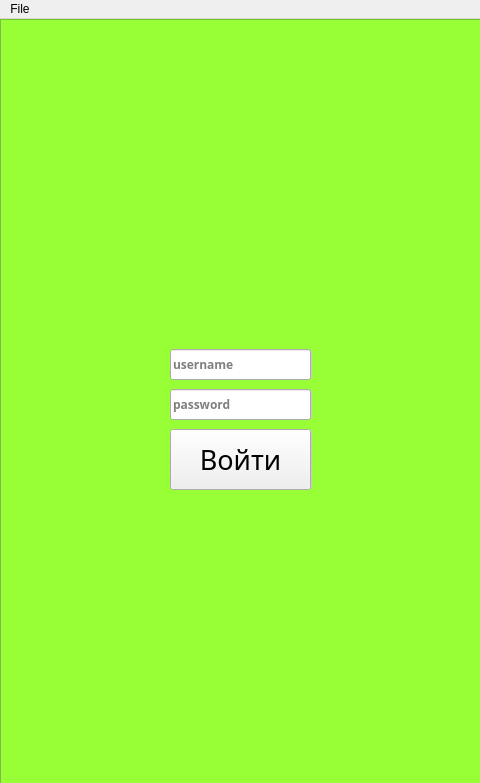
<?xml version="1.0" encoding="UTF-8"?>
<ui version="4.0">
 <class>MainWindow</class>
 <widget class="QMainWindow" name="MainWindow">
  <property name="geometry">
   <rect>
    <x>0</x>
    <y>0</y>
    <width>480</width>
    <height>783</height>
   </rect>
  </property>
  <property name="windowTitle">
   <string>Minigram</string>
  </property>
  <widget class="QWidget" name="centralwidget">
   <widget class="QPushButton" name="pushButton">
    <property name="geometry">
     <rect>
      <x>370</x>
      <y>600</y>
      <width>101</width>
      <height>131</height>
     </rect>
    </property>
    <property name="font">
     <font>
      <family>Terminal</family>
      <weight>75</weight>
      <bold>true</bold>
     </font>
    </property>
    <property name="styleSheet">
     <string notr="true">QPushButton{
  	text-align: center;
}
QPushButton:hover{
   background-color:silver;
}
QPushButton:pressed{
    background-color:gray;
}</string>
    </property>
    <property name="text">
     <string>Send</string>
    </property>
   </widget>
   <widget class="QLabel" name="label">
    <property name="geometry">
     <rect>
      <x>20</x>
      <y>-10</y>
      <width>461</width>
      <height>51</height>
     </rect>
    </property>
    <property name="font">
     <font>
      <family>Terminal</family>
      <pointsize>12</pointsize>
      <weight>75</weight>
      <italic>false</italic>
      <bold>true</bold>
     </font>
    </property>
    <property name="layoutDirection">
     <enum>Qt::LeftToRight</enum>
    </property>
    <property name="text">
     <string>Minigram Messenger</string>
    </property>
    <property name="textFormat">
     <enum>Qt::RichText</enum>
    </property>
    <property name="alignment">
     <set>Qt::AlignCenter</set>
    </property>
   </widget>
   <widget class="QTextBrowser" name="textBrowser">
    <property name="geometry">
     <rect>
      <x>0</x>
      <y>30</y>
      <width>481</width>
      <height>561</height>
     </rect>
    </property>
    <property name="font">
     <font>
      <family>Microsoft YaHei</family>
     </font>
    </property>
    <property name="styleSheet">
     <string notr="true">QTextBrowser{
background-color:rgb(255, 255, 255);
}
</string>
    </property>
   </widget>
   <widget class="QLineEdit" name="lineEdit">
    <property name="geometry">
     <rect>
      <x>170</x>
      <y>330</y>
      <width>141</width>
      <height>31</height>
     </rect>
    </property>
    <property name="font">
     <font>
      <family>Microsoft YaHei</family>
      <weight>75</weight>
      <bold>true</bold>
     </font>
    </property>
    <property name="styleSheet">
     <string notr="true">QGraphicsView{
background-img:&quot;Morelia_Logo_02-03.jpg&quot;;
}</string>
    </property>
    <property name="placeholderText">
     <string>username</string>
    </property>
   </widget>
   <widget class="QLineEdit" name="lineEdit_2">
    <property name="geometry">
     <rect>
      <x>170</x>
      <y>370</y>
      <width>141</width>
      <height>31</height>
     </rect>
    </property>
    <property name="font">
     <font>
      <family>Microsoft YaHei</family>
      <weight>75</weight>
      <bold>true</bold>
     </font>
    </property>
    <property name="styleSheet">
     <string notr="true"/>
    </property>
    <property name="echoMode">
     <enum>QLineEdit::Password</enum>
    </property>
    <property name="placeholderText">
     <string>password</string>
    </property>
   </widget>
   <widget class="QTextEdit" name="textEdit">
    <property name="geometry">
     <rect>
      <x>10</x>
      <y>600</y>
      <width>351</width>
      <height>131</height>
     </rect>
    </property>
    <property name="font">
     <font>
      <family>Microsoft YaHei</family>
      <pointsize>8</pointsize>
      <italic>false</italic>
     </font>
    </property>
    <property name="placeholderText">
     <string>write your message...</string>
    </property>
   </widget>
   <widget class="QLineEdit" name="lineEdit_3">
    <property name="geometry">
     <rect>
      <x>10</x>
      <y>740</y>
      <width>113</width>
      <height>31</height>
     </rect>
    </property>
    <property name="font">
     <font>
      <family>Microsoft YaHei</family>
      <weight>75</weight>
      <bold>true</bold>
     </font>
    </property>
    <property name="placeholderText">
     <string>chanel</string>
    </property>
   </widget>
   <widget class="QPushButton" name="pushButton_2">
    <property name="geometry">
     <rect>
      <x>130</x>
      <y>740</y>
      <width>101</width>
      <height>31</height>
     </rect>
    </property>
    <property name="font">
     <font>
      <family>Terminal</family>
      <weight>75</weight>
      <bold>true</bold>
     </font>
    </property>
    <property name="styleSheet">
     <string notr="true">QPushButton{
  	text-align: center;
}
QPushButton:hover{
   background-color:silver;
}
QPushButton:pressed{
    background-color:gray;
}</string>
    </property>
    <property name="text">
     <string>change </string>
    </property>
   </widget>
   <widget class="QGraphicsView" name="graphicsView">
    <property name="geometry">
     <rect>
      <x>0</x>
      <y>0</y>
      <width>481</width>
      <height>791</height>
     </rect>
    </property>
    <property name="acceptDrops">
     <bool>true</bool>
    </property>
    <property name="whatsThis">
     <string>&lt;html&gt;&lt;head/&gt;&lt;body&gt;&lt;p&gt;Table&lt;/p&gt;&lt;/body&gt;&lt;/html&gt;</string>
    </property>
    <property name="autoFillBackground">
     <bool>true</bool>
    </property>
    <property name="styleSheet">
     <string notr="true">QGraphicsView{
background-color:rgb(152, 255, 55);
}</string>
    </property>
    <property name="interactive">
     <bool>false</bool>
    </property>
   </widget>
   <widget class="QPushButton" name="pushButton_enter">
    <property name="geometry">
     <rect>
      <x>170</x>
      <y>410</y>
      <width>141</width>
      <height>61</height>
     </rect>
    </property>
    <property name="font">
     <font>
      <family>Niagara Solid</family>
      <pointsize>20</pointsize>
     </font>
    </property>
    <property name="text">
     <string>Войти</string>
    </property>
   </widget>
   <zorder>pushButton</zorder>
   <zorder>label</zorder>
   <zorder>textBrowser</zorder>
   <zorder>textEdit</zorder>
   <zorder>lineEdit_3</zorder>
   <zorder>pushButton_2</zorder>
   <zorder>graphicsView</zorder>
   <zorder>lineEdit_2</zorder>
   <zorder>lineEdit</zorder>
   <zorder>pushButton_enter</zorder>
  </widget>
  <widget class="QMenuBar" name="menuBar">
   <property name="geometry">
    <rect>
     <x>0</x>
     <y>0</y>
     <width>480</width>
     <height>21</height>
    </rect>
   </property>
   <widget class="QMenu" name="menuFile">
    <property name="title">
     <string>File</string>
    </property>
    <widget class="QMenu" name="menuProfile">
     <property name="title">
      <string>Profile</string>
     </property>
     <addaction name="actionServer_settings"/>
    </widget>
    <addaction name="menuProfile"/>
   </widget>
   <addaction name="menuFile"/>
  </widget>
  <action name="actionServer_settings">
   <property name="text">
    <string>Server settings...</string>
   </property>
  </action>
 </widget>
 <resources/>
 <connections/>
</ui>
